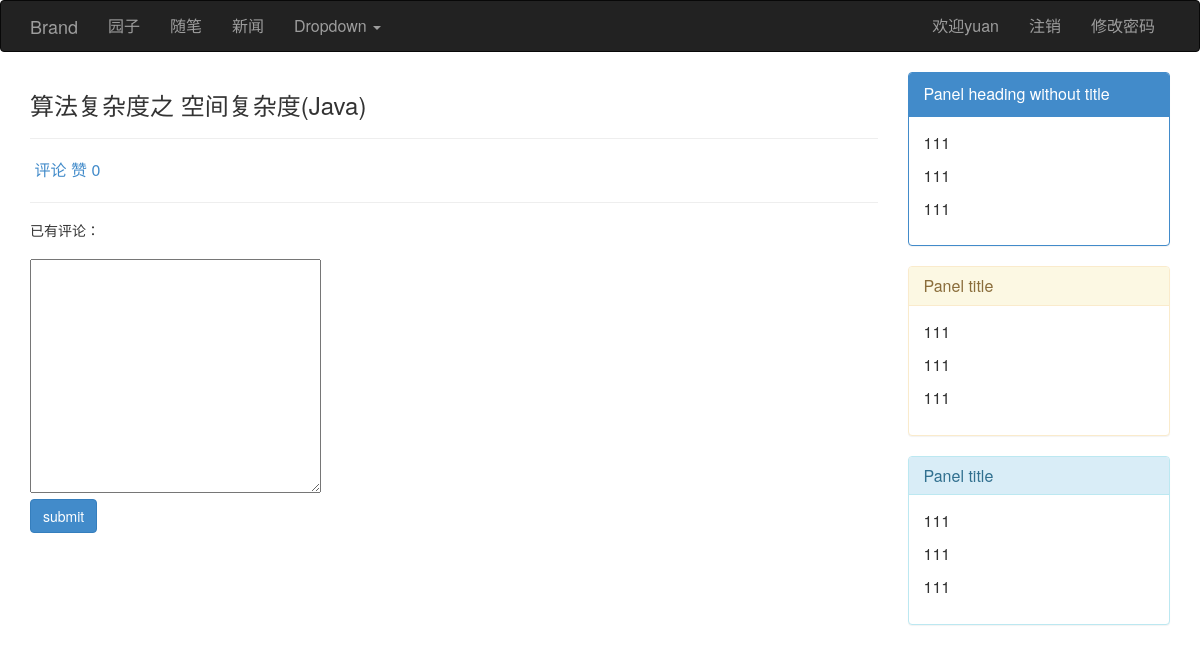
The page /blog/egon/article/3 (signed in) on the database its author committed.
### blog/models.py (models this page shows, shortened)
class UserInfo(AbstractUser):
    nid = models.BigAutoField(primary_key=True)
    nickname = models.CharField(verbose_name='昵称', max_length=32)
    telephone = models.CharField(max_length=11, blank=True, null=True, unique=True, verbose_name='手机号码')
    avatar = models.FileField(verbose_name='头像', upload_to='./upload/avatar/',default="./upload/avatar/avatar.png")
    create_time = models.DateTimeField(verbose_name='创建时间',auto_now_add=True)
    fans = models.ManyToManyField(verbose_name='粉丝们',
                                  to='UserInfo',
                                  through='UserFans',
                                  through_fields=('user', 'follower'))

class Article(models.Model):
    nid = models.BigAutoField(primary_key=True)
    title = models.CharField(max_length=50, verbose_name='文章标题')
    desc = models.CharField(max_length=255, verbose_name='文章描述')
    read_count = models.IntegerField(default=0)
    comment_count = models.IntegerField(default=0)
    up_count = models.IntegerField(default=0)
    down_count = models.IntegerField(default=0)
    category = models.ForeignKey(verbose_name='文章类型', to='Category', to_field='nid', null=True)
    create_time = models.DateTimeField(verbose_name='创建时间', auto_now_add=True)
    blog = models.ForeignKey(verbose_name='所属博客', to='Blog', to_field='nid')
    tags = models.ManyToManyField(
        to="Tag",
        through='Article2Tag',
        through_fields=('article', 'tag'),
    )
    type_choices = [
        (1, "Python"),
        (2, "Linux"),
        (3, "OpenStack"),
        (4, "GoLang"),
    ]
    article_type_id = models.IntegerField(choices=type_choices, default=None)
    objects=ArticleManager()

### blog/views.py (the view)
# urls.py: url("(?P<user_site>\w+)/article/(?P<article_id>\d+)",views.articleDetail),
def articleDetail(request,user_site,article_id):
    article_obj=Article.objects.filter(nid=article_id).first()
    coment_list=Comment.objects.filter(article_id=article_id)
    return render(request,"articleDetail.html",locals())

### blog/views.py (called while the page is built)
def func_class(request):
    return {"func":settings.FUNCTION}

### templates/articleDetail.html (shortened to what this page needs)
{% extends "base.html" %}
{% block content %}
      <div class="col-md-9">
            <div class="article_content">
                <div><h3>{{ article_obj.title }}</h3></div>
                <hr>
                <div class="icon">
                    &nbsp<a href="">评论</a>
                    <a class="poll">赞 <span>{{ article_obj.up_count }}</span></a>
              </div>
            </div>
          <hr>
          <h5>已有评论：</h5>
          <form action="">
              <textarea  id="comment_content" cols="30" rows="10">
              </textarea>
               <p>
                   <input type="button" value="submit" class="btn btn-primary ajax_comment">
               </p>
          </form>
      </div>
{% endblock %}
{% block others %}
            <div class="panel panel-primary">
                  <div class="panel-heading">Panel heading without title</div>
                  <div class="panel-body">
                   <p>111</p>
                   <p>111</p>
                   <p>111</p>
                  </div>
                </div>
            <div class="panel panel-warning">
              <div class="panel-heading">
                <h3 class="panel-title">Panel title</h3>
              </div>
              <div class="panel-body">
                   <p>111</p>
                   <p>111</p>
                   <p>111</p>
              </div>
            </div>
             <div class="panel panel-info">
              <div class="panel-heading">
                <h3 class="panel-title">Panel title</h3>
              </div>
              <div class="panel-body">
                <p>111</p>
                   <p>111</p>
                   <p>111</p>
              </div>
            </div>
{% endblock %}

### templates/base.html (shortened to what this page needs)
{% load staticfiles %}
<!DOCTYPE html>
<html lang="en">
<head>
    <link rel="stylesheet" href="{% static 'bootstrap/css/bootstrap.css' %}">
    <link rel="stylesheet" href="{% static 'css/articleDetail.css' %}">
</head>
<body>
<nav class="navbar navbar-inverse">
  <div class="container">
    <div class="navbar-header">
      <a class="navbar-brand" href="#">Brand</a>
    </div>
    <div class="collapse navbar-collapse" id="bs-example-navbar-collapse-1">
      <ul class="nav navbar-nav">
      {% for type_choice in func %}
          <li><a href="#">{{ type_choice.1 }}</a></li>
      {% endfor %}
        <li class="dropdown">
          <a href="#" class="dropdown-toggle" data-toggle="dropdown" role="button" aria-haspopup="true" aria-expanded="false">Dropdown <span class="caret"></span></a>
        </li>
      </ul>
      <ul class="nav navbar-nav navbar-right">
         {% if request.user.is_authenticated %}
              <li><a href="/login/">欢迎{{ request.user.username }}</a></li>
              <li><a href="/logout/">注销</a></li>
              <li><a href="#">修改密码</a></li>
         {% else %}
              <li><a href="/login/">登录</a></li>
              <li><a href="#">注册</a></li>
         {% endif %}
      </ul>
    </div>
  </div>
</nav>
<div class="container">
    <div class="row">
             {% block content %}
             {% endblock %}
         <div class="col-md-3">
             {% block others %}
             {% endblock %}
         </div>
    </div>
</div>
</body>
</html>

### templates/base.html (style rules this page uses)
a { text-decoration: none; }
body { font-size: 16px; }

### rows shown on the page
UserInfo: user.username "yuan"
Article: title "算法复杂度之 空间复杂度(Java)", up_count "0"

### other values the page prints
{{ type_choice.1 }} "园子" "随笔" "新闻"
